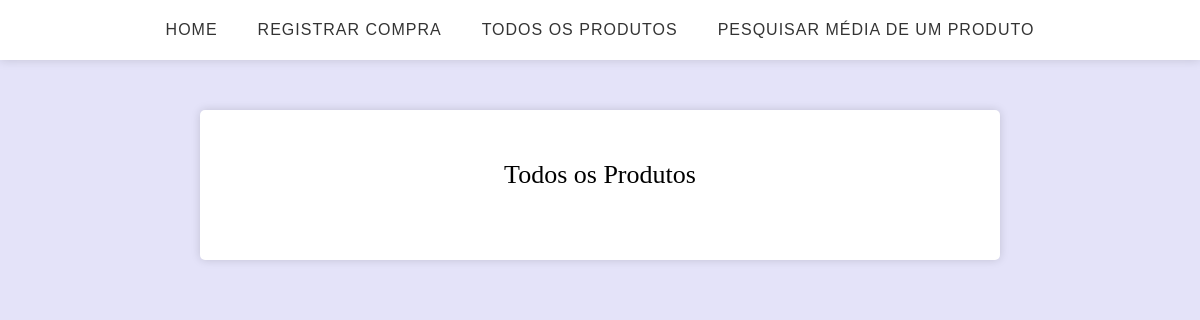
Before: /store/products with the older database file.
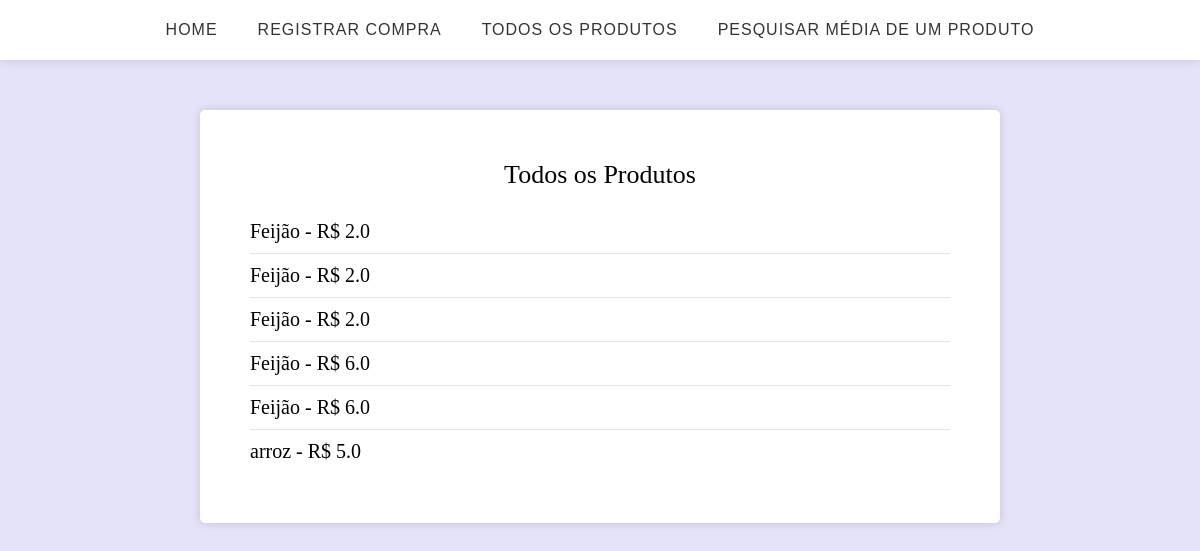
After: the same page with the newer database file.
### store/models.py (models this page shows)
class Product(models.Model):
    label = models.CharField(max_length=50)
    price = models.FloatField()

### store/views.py (the view)
def show_products_list(request):
    context = {}
    context["products"] = Product.objects.all()
    return render(request, "store/products.html", context)

### store/templates/store/products.html
{% extends "store/header.html" %}
{% block content %}
<ul class="products card">
    <p>Todos os Produtos</p>
    {% for product in products %}
        <li>
            {{ product.label }} - R$ {{ product.price }}
        </li>
    {% endfor %}
</ul>
{% endblock %}

### store/templates/store/header.html (shortened to what this page needs)
<!DOCTYPE html>
<html>
<head>
    {% load staticfiles %}
    <link rel="stylesheet" href="{% static 'css/main.css' %}" type="text/css" />
</head>
<body>
    <section class="content">
        <div class="navbar">
            <ul>
                <a href="/store"><li>Home</li></a>
                <a href="/store/register"><li>Registrar Compra</li></a>
                <a href="/store/products"><li>Todos os produtos</li></a>
                <a href="/store/search"><li>Pesquisar média de um produto</li></a>
            </ul>
        </div>
        {% block content %}
        {% endblock %}
    </section>
</body>
</html>

### store/static/css/main.css (style rules this page uses)
html { overflow: hidden; }
* { margin: 0; padding: 0; }
.navbar { width: 100%; height: 60px; background-color: white; -webkit-box-shadow: 0px 0px 10px 0px rgba(0,0,0,0.15); -moz-box-shadow: 0px 0px 10px 0px rgba(0,0,0,0.15); box-shadow: 0px 0px 10px 0px rgba(0,0,0,0.15); }
.navbar ul { display: flex; height: 100%; width: 100%; justify-content: center; list-style: none; }
.navbar ul li { height: 100%; padding: 0 20px; display: flex; justify-content: center; align-items: center; font-family: sans-serif; text-transform: uppercase; color: rgba(0, 0, 0, 0.8); letter-spacing: 1px; transition: .2s; }
.navbar ul a { text-decoration: none; }
.content { background-color: rgb(228, 227, 249); min-height: 100vh; }
.card { display: flex; flex-direction: column; margin: 50px auto; padding: 50px; width: 90%; border-radius: 5px; background-color: white; -webkit-box-shadow: 0px 0px 10px 0px rgba(0,0,0,0.15); -moz-box-shadow: 0px 0px 10px 0px rgba(0,0,0,0.15); box-shadow: 0px 0px 10px 0px rgba(0,0,0,0.15); }
.products.card { max-width: 700px; list-style: none; }
.products p { font-size: 26px; padding-bottom: 20px; text-align: center; }
.products li { padding: 10px 0; font-size: 20px; border-bottom: 1px solid rgba(0, 0, 0, 0.1); }
.products li:last-child { border-bottom: 0; }

Changed rows visible on the page:
added Product: label "Feijão", price "2.0"
added Product: label "Feijão", price "2.0"
added Product: label "Feijão", price "2.0"
added Product: label "Feijão", price "6.0"
added Product: label "Feijão", price "6.0"
added Product: label "arroz", price "5.0"
